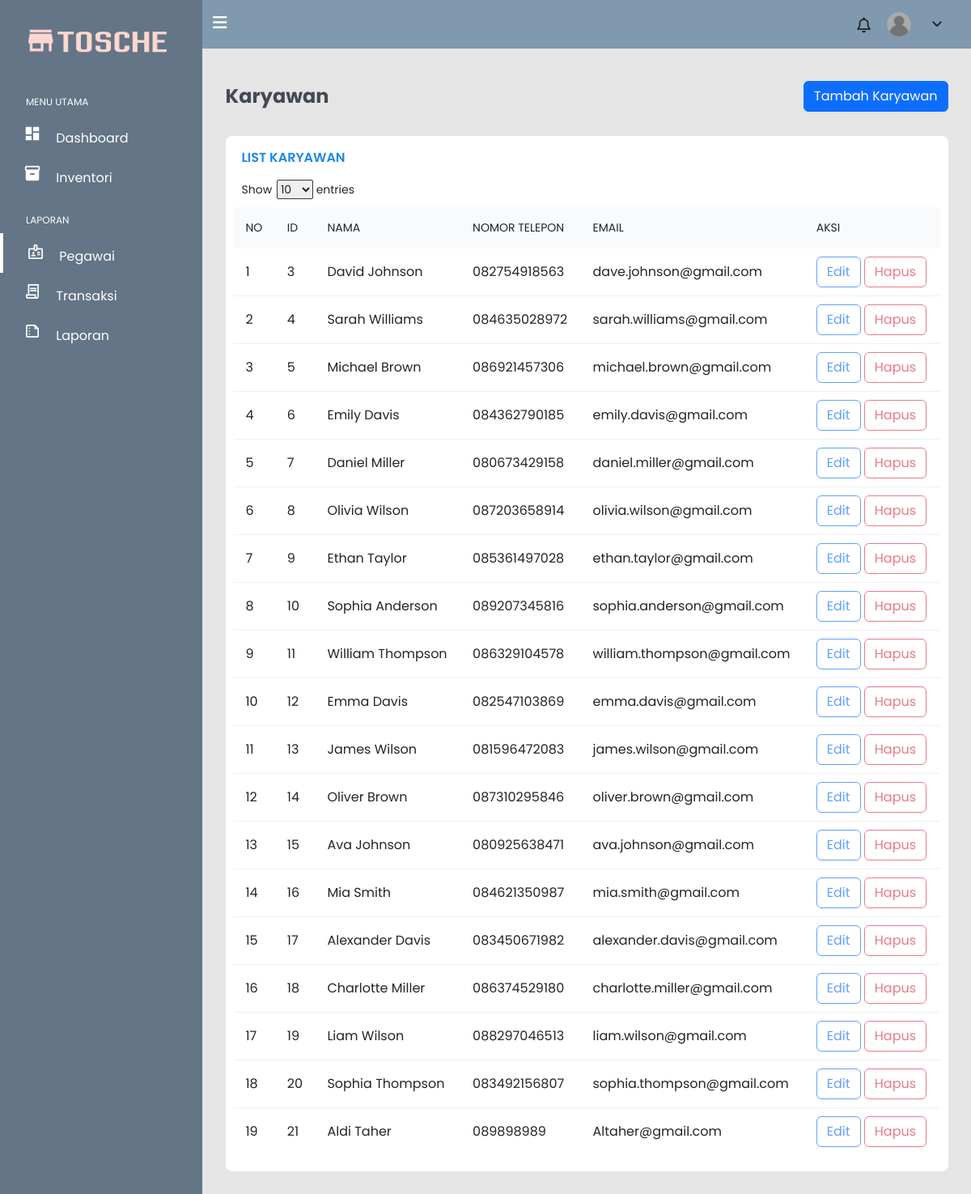
The app's page /pages/karyawan.php with its own data.
### tables this page shows
CREATE TABLE `karyawan` (
  `id_karyawan` int(10) NOT NULL,
  `nama` varchar(100) NOT NULL,
  `email` varchar(100) NOT NULL,
  `password` varchar(100) NOT NULL,
  `no_telepon` varchar(100) NOT NULL,
  `role` int(10) NOT NULL DEFAULT 1
);

### pages/karyawan.php (the view, shortened to what this page needs)
<?php
$conn = getConnection();
$sql = "SELECT id_karyawan, karyawan.nama, karyawan.no_telepon 'no_telp', email FROM karyawan JOIN role ON(karyawan.role = role.id_role) WHERE role.id_role = 1;";
$hasil = $conn->query($sql);
$no = 1;
?>
<!DOCTYPE html>
<html lang="en">
<head>
  <link rel="stylesheet" href="https://cdnjs.cloudflare.com/ajax/libs/font-awesome/6.2.1/css/all.min.css" />
  <link href="https://cdn.jsdelivr.net/npm/bootstrap@5.2.3/dist/css/bootstrap.min.css" rel="stylesheet" />
  <script src="https://cdn.tailwindcss.com"></script>
  <link rel="stylesheet" href="../src/css/karyawan.css" />
  <link rel="stylesheet" href="https://cdnjs.cloudflare.com/ajax/libs/limonte-sweetalert2/11.6.15/sweetalert2.min.css">
</head>
<body>
  <section id="menu">
    <div class="logo">
      <img src="../src/img/tosche.png" alt="" />
    </div>
    <div class="items">
      <li class="nav-item mt-3">
        <h6 class="ps-4 ms-2 text-uppercase text-xs text-white font-weight-bolder opacity-8">Menu Utama</h6>
      </li>
      <li onclick="pindahPage('dashboard.php')">
        <span class="material-icons"> dashboard </span>
        <a class="menu-text">Dashboard</a>
      </li>
      <li onclick="pindahPage('inventori.php')">
        <span class="material-icons"> inventory_2 </span>
        <a class="menu-text">Inventori</a>
      </li>
      <li class="nav-item mt-3">
        <h6 class="ps-4 ms-2 text-uppercase text-xs text-white font-weight-bolder opacity-8">Laporan</h6>
      </li>
      <li id="manajemen-li" onclick="dropManajemen()">
        <span class="material-symbols-outlined"> badge </span>
        <a class="menu-text">Pegawai</a>
      </li>
      <li onclick="pindahPage('transaksi.php')">
        <span class="material-symbols-outlined"> contract </span>
        <a class="menu-text">Transaksi</a>
      </li>
      <li onclick="pindahPage('BuatLaporan.php')">
        <span class="material-symbols-outlined"> summarize </span>
        <a class="menu-text">Laporan</a>
      </li>
    </div>
  </section>
  <section id="interface">
    <div class="navigation">
      <div class="n1">
        <i id="slide-bar" class="fa-solid fa-bars" style="color: #FFFFFF;"></i>
      </div>
      <div class="profile">
        <i class="fa fa-bell"> </i>
        <img src="../src/img/profil_empty.png" alt="">
        <span class="material-symbols-outlined" onclick="toggleMenu()">
        </span>
      </div>
    </div>
    <div class="transaksi-tambah">
      <h3 class="i-name">Karyawan</h3>
      <button type="button" data-bs-toggle="modal" data-bs-target="#newKaryawanModal" class="btn btn-outline-primary active aksi-btn tambah-btn">
        Tambah Karyawan
      </button>
    </div>
    <div class="board">
      <p id="p-order">List Karyawan</p>
      <div class="show-search">
        <div class="show-entries">
          <label id="show" for="">Show</label>
          <select name="jumlah-data" id="jumlah-data">
            <option value="10">10</option>
          </select>
          <label id="show" for="">entries</label>
        </div>
      </div>
      <table width="100%">
        <thead>
          <tr>
            <td>No</td>
            <td>ID</td>
            <td>Nama</td>
            <td>Nomor Telepon</td>
            <td>Email</td>
            <td>Aksi</td>
          </tr>
        </thead>
        <tbody>
          <?php foreach ($hasil as $row) { ?>
            <tr>
              <td><?php echo $no;
                  $no++;  ?></td>
              <td><?php echo $row['id_karyawan'] ?></td>
              <td><?php echo $row['nama'] ?></td>
              <td><?php echo $row['no_telp'] ?></td>
              <td><?php echo $row['email'] ?></td>
              <td>
                <button type="button" id="<?= $row['id_karyawan'] ?>" <?php if (!$_SESSION['admin']) {
                                                                        if ($_SESSION['id_karyawan'] != $row['id_karyawan']) {
                                                                          echo "disabled";
                                                                        }
                                                                      } ?> class="btn btn-outline-primary active aksi-btn edit">
                  Edit
                </button>
                <button type="button" id="<?= $row['id_karyawan'] ?>" <?php if (!$_SESSION['admin']) {
                                                                        if ($_SESSION['id_karyawan'] != $row['id_karyawan'] || $_SESSION['id_karyawan'] == $row['id_karyawan']) {
                                                                          echo "disabled";
                                                                        }
                                                                      } ?> class="btn btn-outline-danger active aksi-btn font-kecil hapus">
                  Hapus
                </button>
              </td>
            </tr>
          <?php } ?>
        </tbody>
        <tbody>
          <tr>
            <td class="people"></td>
          </tr>
        </tbody>
      </table>
    </div>
  </section>
</body>
</html>

### src/css/karyawan.css (style rules this page uses)
* { margin: 0; padding: 0; box-sizing: border-box; font-family: "Poppins", sans-serif; }
body { width: 100%; background: #E5E5E5; position: relative; display: flex; }
.i-name { color: #444a53; font-size: 24px; font-weight: 700; }
.transaksi-tambah { width: 94%; display: flex; margin-top: 100px; margin-right: auto; margin-left: auto; justify-content: space-between; align-items: center; }
#menu { background-color: #637586; width: 250px; height: 100%; position: fixed; top: 0; left: 0; transition: 0.3s ease; }
#menu .logo { display: flex; align-items: center; align-content: center; color: #fff; padding: 30px 0 0 30px; }
#menu .logo img { width: 80%; }
#menu .items { margin-top: 40px; }
#menu .items li { list-style: none; padding: 8px 0; transition: 0.3s ease; }
#menu .items li:nth-child(4) { z-index: 1; position: relative; }
#menu .items li:nth-child(5) { border-left: 4px solid #fff; }
#menu .items li span { color: #FFFFFF; width: 30px; height: 20px; line-height: 30px; text-align: center; font-size: 22px; margin: 0 10px 0 25px; }
#menu .items li a { text-decoration: none; color: #FFFFFF; font-weight: 300px; transition: 0.3s ease; }
#interface { width: calc(100% - 250px); margin-left: 250px; position: relative; transition: 0.3s ease; }
#interface .navigation { display: flex; align-items: center; justify-content: space-between; background-color: #8199AF; padding: 15px 30px; padding-left: 13px; position: fixed; width: calc(100% - 250px); transition: 0.3s ease; }
.material-symbols-outlined:hover, .n1 i { cursor: pointer; }
.n1 .fa-solid { font-size: 20px; }
#interface .navigation .profile { display: flex; justify-content: flex-start; align-items: center; }
#interface .navigation .profile i { display: flex; align-items: center; font-size: 19px; margin-right: 20px; font-weight: 400; }
#interface .navigation .profile img { width: 30px; margin-right: 20px; height: 30px; object-fit: cover; border-radius: 50%; }
.board { width: 94%; margin: 30px 0 30px 0px; margin-left: auto; margin-right: auto; overflow: auto; background-color: #fff; border-radius: 8px; padding: 0 10px; transition: 0.3s ease; }
.board #p-order { font-size: 16px; text-transform: uppercase; margin: 15px 10px; font-weight: 600; color: #1e88e5; }
.board #show { margin-right: 2px; }
.show-search { margin: 10px 10px; display: flex; justify-content: space-between; align-items: center; font-size: 14px; }
.show-search select { border: 1px solid rgb(55, 55, 55); border-radius: 2px; }
.board table { border-collapse: collapse; }
.board table tr, .board table tr:first-child { border-bottom: 1px solid #eef0f3; }
.board table tr:last-child { border-bottom: none; }
thead td { font-size: 14px; text-transform: uppercase; font-weight: 400; background: #f9fafb; text-align: start; padding: 15px; }
tbody tr td { padding: 10px 15px; }

### records on screen
karyawan: id_karyawan "3", nama "David Johnson", no_telepon "082754918563", email "dave.johnson@gmail.com"
karyawan: id_karyawan "4", nama "Sarah Williams", no_telepon "084635028972", email "sarah.williams@gmail.com"
karyawan: id_karyawan "5", nama "Michael Brown", no_telepon "086921457306", email "michael.brown@gmail.com"
karyawan: id_karyawan "6", nama "Emily Davis", no_telepon "084362790185", email "emily.davis@gmail.com"
karyawan: id_karyawan "7", nama "Daniel Miller", no_telepon "080673429158", email "daniel.miller@gmail.com"
karyawan: id_karyawan "8", nama "Olivia Wilson", no_telepon "087203658914", email "olivia.wilson@gmail.com"
karyawan: id_karyawan "9", nama "Ethan Taylor", no_telepon "085361497028", email "ethan.taylor@gmail.com"
karyawan: id_karyawan "10", nama "Sophia Anderson", no_telepon "089207345816", email "sophia.anderson@gmail.com"
karyawan: id_karyawan "11", nama "William Thompson", no_telepon "086329104578", email "william.thompson@gmail.com"
karyawan: id_karyawan "12", nama "Emma Davis", no_telepon "082547103869", email "emma.davis@gmail.com"
karyawan: id_karyawan "13", nama "James Wilson", no_telepon "081596472083", email "james.wilson@gmail.com"
karyawan: id_karyawan "14", nama "Oliver Brown", no_telepon "087310295846", email "oliver.brown@gmail.com"
karyawan: id_karyawan "15", nama "Ava Johnson", no_telepon "080925638471", email "ava.johnson@gmail.com"
karyawan: id_karyawan "16", nama "Mia Smith", no_telepon "084621350987", email "mia.smith@gmail.com"
karyawan: id_karyawan "17", nama "Alexander Davis", no_telepon "083450671982", email "alexander.davis@gmail.com"
karyawan: id_karyawan "18", nama "Charlotte Miller", no_telepon "086374529180", email "charlotte.miller@gmail.com"
karyawan: id_karyawan "19", nama "Liam Wilson", no_telepon "088297046513", email "liam.wilson@gmail.com"
karyawan: id_karyawan "20", nama "Sophia Thompson", no_telepon "083492156807", email "sophia.thompson@gmail.com"
karyawan: id_karyawan "21", nama "Aldi Taher", no_telepon "089898989", email "Altaher@gmail.com"
